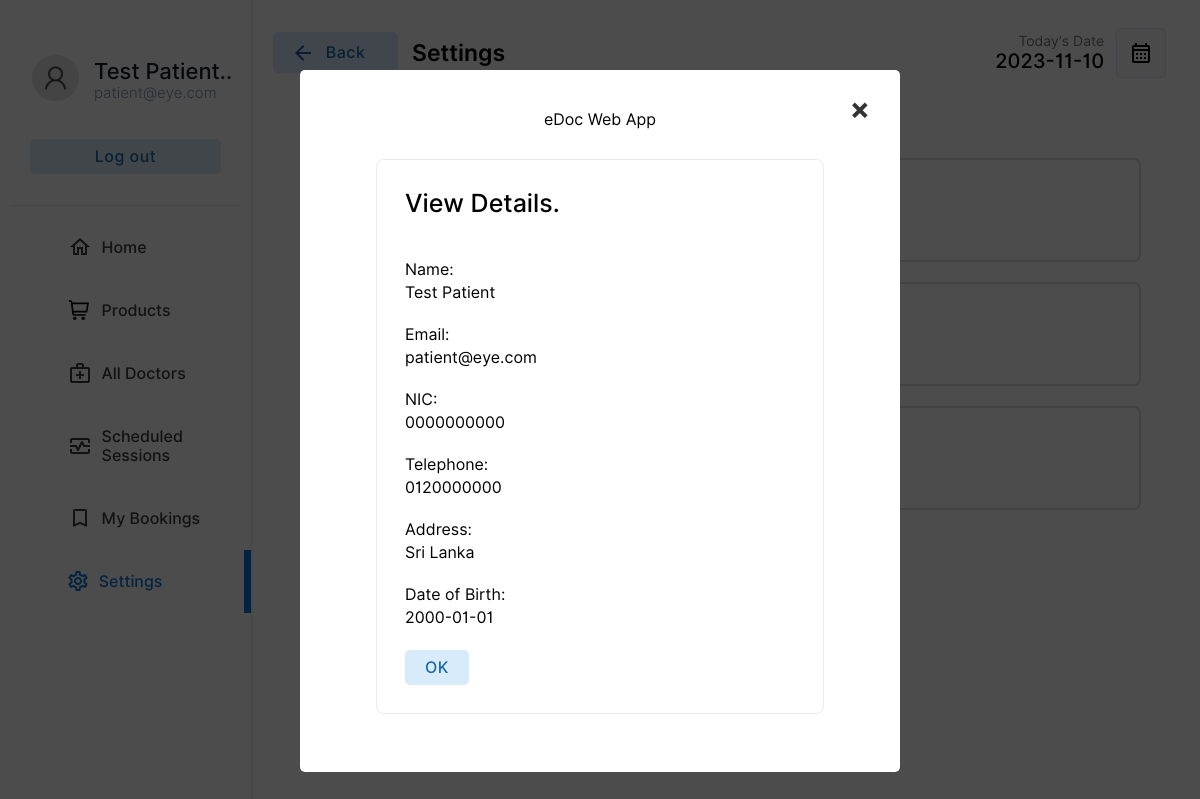
Page /patient/settings.php?action=view&id=1 (signed in) on the committed database.
### tables this page shows
CREATE TABLE `patient` (
  `pid` int(11) NOT NULL,
  `pemail` varchar(55) DEFAULT NULL,
  `pname` varchar(55) DEFAULT NULL,
  `ppassword` varchar(55) DEFAULT NULL,
  `paddress` varchar(255) DEFAULT NULL,
  `pnic` varchar(55) DEFAULT NULL,
  `pdob` date DEFAULT NULL,
  `ptel` varchar(55) DEFAULT NULL
);

### patient/settings.php (the view, shortened to what the rows shown need)
<?php
$useremail = $_SESSION['pemail'];
include("../connection.php");
$userrow = $database->query("select * from patient where pemail='$useremail'");
$userfetch=$userrow->fetch_assoc();
$username=$userfetch["pname"];
?>
<!DOCTYPE html>
<html lang="en">
<head>
    <link rel="stylesheet" href="../css/animations.css">
    <link rel="stylesheet" href="../css/main.css">
    <link rel="stylesheet" href="../css/admin.css">
</head>
<body>
    <div class="container">
        <div class="menu">
            <table class="menu-container" border="0">
                <tr>
                    <td style="padding:10px" colspan="2">
                        <table border="0" class="profile-container">
                            <tr>
                                <td style="padding:0px;margin:0px;">
                                    <p class="profile-title"><?php echo substr($username,0,13)  ?>..</p>
                                    <p class="profile-subtitle"><?php echo substr($useremail,0,22)  ?></p>
                                </td>
                            </tr>
                    </table>
                    </td>
                </tr>
                        <a href="index.php" class="non-style-link-menu "><div><p class="menu-text">Home</p></a></div></a>
                        <a href="products.php" class="non-style-link-menu"><div><p class="menu-text">Products</p></a></div>
    <?php
    if($_GET){
        $id=$_GET["id"];
        $action=$_GET["action"];
        if($action=='drop'){
            $nameget=$_GET["name"];
            echo '
            <div id="popup1" class="overlay">
                    <div class="popup">
                    <center>
                        <h2>Are you sure?</h2>
                        <a class="close" href="settings.php">&times;</a>
                        <div class="content">
                            You want to delete Your Account<br>('.substr($nameget,0,40).').
                        </div>
                        <div style="display: flex;justify-content: center;">
                        <a href="delete-account.php?id='.$id.'" class="non-style-link"><button  class="btn-primary btn"  style="display: flex;justify-content: center;align-items: center;margin:10px;padding:10px;"<font class="tn-in-text">&nbsp;Yes&nbsp;</font></button></a>&nbsp;&nbsp;&nbsp;
                        <a href="settings.php" class="non-style-link"><button  class="btn-primary btn"  style="display: flex;justify-content: center;align-items: center;margin:10px;padding:10px;"><font class="tn-in-text">&nbsp;&nbsp;No&nbsp;&nbsp;</font></button></a>
                        </div>
                    </center>
            </div>
            </div>
            ';
        }elseif($action=='view'){
            $sqlmain= "select * from patient where pid='$id'";
            $result= $database->query($sqlmain);
            $row=$result->fetch_assoc();
            $name=$row["pname"];
            $email=$row["pemail"];
            $address=$row["paddress"];
            $dob=$row["pdob"];
            $nic=$row['pnic'];
            $tele=$row['ptel'];
            echo '
            <div id="popup1" class="overlay">
                    <div class="popup">
                    <center>
                        <a class="close" href="settings.php">&times;</a>
                        <div class="content">
                            eDoc Web App<br>
                        </div>
                        <div style="display: flex;justify-content: center;">
                        <table width="80%" class="sub-table scrolldown add-doc-form-container" border="0">
                            <tr>
                                <td>
                                    <p style="padding: 0;margin: 0;text-align: left;font-size: 25px;font-weight: 500;">View Details.</p><br><br>
                                </td>
                            </tr>
                            <tr>
                                <td class="label-td" colspan="2">
                                    <label for="name" class="form-label">Name: </label>
                                </td>
                            </tr>
                            <tr>
                                <td class="label-td" colspan="2">
                                    '.$name.'<br><br>
                                </td>
                            </tr>
                            <tr>
                                <td class="label-td" colspan="2">
                                    <label for="Email" class="form-label">Email: </label>
                                </td>
                            </tr>
                            <tr>
                                <td class="label-td" colspan="2">
                                '.$email.'<br><br>
                                </td>
                            </tr>
                            <tr>
                                <td class="label-td" colspan="2">
                                    <label for="nic" class="form-label">NIC: </label>
                                </td>
                            </tr>
                            <tr>
                                <td class="label-td" colspan="2">
                                '.$nic.'<br><br>
                                </td>
                            </tr>
                            <tr>
                                <td class="label-td" colspan="2">
                                    <label for="Tele" class="form-label">Telephone: </label>
                                </td>
                            </tr>
                            <tr>
                                <td class="label-td" colspan="2">
                                '.$tele.'<br><br>
                                </td>
                            </tr>
                            <tr>
                                <td class="label-td" colspan="2">
                                    <label for="spec" class="form-label">Address: </label>
                                </td>
                            </tr>
                            <tr>
                            <td class="label-td" colspan="2">
                            '.$address.'<br><br>
                            </td>
                            </tr>
                            <tr>
                                <td class="label-td" colspan="2">
                                    <label for="spec" class="form-label">Date of Birth: </label>
                                </td>
                            </tr>
                            <tr>
                            <td class="label-td" colspan="2">
                            '.$dob.'<br><br>
                            </td>
                            </tr>
                            <tr>
                                <td colspan="2">
                                    <a href="settings.php"><input type="button" value="OK" class="login-btn btn-primary-soft btn" ></a>
                                </td>
                            </tr>
                        </table>
                        </div>
                    </center>
                    <br><br>
            </div>
            </div>
            ';
        }elseif($action=='edit'){
            $sqlmain= "select * from patient where pid='$id'";
            $result= $database->query($sqlmain);
            $row=$result->fetch_assoc();
            $name=$row["pname"];
            $email=$row["pemail"];
            $address=$row["paddress"];
            $nic=$row['pnic'];
            $tele=$row['ptel'];
            $error_1=$_GET["error"];
                $errorlist= array(
                    '1'=>'<label for="promter" class="form-label" style="color:rgb(255, 62, 62);text-align:center;">Already have an account for this Email address.</label>',
                    '2'=>'<label for="promter" class="form-label" style="color:rgb(255, 62, 62);text-align:center;">Password Conformation Error! Reconform Password</label>',
                    '3'=>'<label for="promter" class="form-label" style="color:rgb(255, 62, 62);text-align:center;"></label>',
                    '4'=>"",
                    '0'=>'',
                );
            if($error_1!='4'){
                    echo '
                    <div id="popup1" class="overlay">
                            <div class="popup">
                            <center>
                                <a class="close" href="settings.php">&times;</a>
                                <div style="display: flex;justify-content: center;">
                                <div class="abc">
                                <table width="80%" class="sub-table scrolldown add-doc-form-container" border="0">
                                <tr>
                                        <td class="label-td" colspan="2">'.
                                            $errorlist[$error_1]
                                        .'</td>
                                    </tr>
                                    <tr>
                                        <td>
                                            <p style="padding: 0;margin: 0;text-align: left;font-size: 25px;font-weight: 500;">Edit User Account Details.</p>
                                        User ID : '.$id.' (Auto Generated)<br><br>
                                        </td>
                                    </tr>
                                    <tr>
                                        <td class="label-td" colspan="2">
                                            <form action="edit-user.php" method="POST" class="add-new-form">
                                            <label for="Email" class="form-label">Email: </label>
                                            <input type="hidden" value="'.$id.'" name="id00">
                                        </td>
                                    </tr>
                                    <tr>
                                        <td class="label-td" colspan="2">
                                        <input type="hidden" name="oldemail" value="'.$email.'" >
                                        <input type="email" name="email" class="input-text" placeholder="Email Address" value="'.$email.'" required><br>
                                        </td>
                                    </tr>
                                    <tr>
                                        <td class="label-td" colspan="2">
                                            <label for="name" class="form-label">Name: </label>
                                        </td>
                                    </tr>
                                    <tr>
                                        <td class="label-td" colspan="2">
                                            <input type="text" name="name" class="input-text" placeholder="Doctor Name" value="'.$name.'" required><br>
                                        </td>
                                    </tr>
                                    <tr>
                                        <td class="label-td" colspan="2">
                                            <label for="nic" class="form-label">NIC: </label>
                                        </td>
                                    </tr>
                                    <tr>
                                        <td class="label-td" colspan="2">
                                            <input type="text" name="nic" class="input-text" placeholder="NIC Number" value="'.$nic.'" required><br>
                                        </td>
                                    </tr>
                                    <tr>
                                        <td class="label-td" colspan="2">
                                            <label for="Tele" class="form-label">Telephone: </label>
                                        </td>
                                    </tr>
                                    <tr>
                                        <td class="label-td" colspan="2">
                                            <input type="tel" name="Tele" class="input-text" placeholder="Telephone Number" value="'.$tele.'" required><br>
                                        </td>
                                    </tr>
                                    <tr>
                                        <td class="label-td" colspan="2">
                                            <label for="spec" class="form-label">Address</label>
                                        </td>
                                    </tr>
                                    <tr>
                                        <td class="label-td" colspan="2">
                                        <input type="text" name="address" class="input-text" placeholder="Address" value="'.$address.'" required><br>
                                        </td>
                                    </tr>
                                    <tr>
                                        <td class="label-td" colspan="2">
                                            <label for="password" class="form-label">Password: </label>
                                        </td>
                                    </tr>
                                    <tr>
                                        <td class="label-td" colspan="2">
                                            <input type="password" name="password" class="input-text" placeholder="Defind a Password" required><br>
                                        </td>
                                    </tr><tr>
                                        <td class="label-td" colspan="2">
                                            <label for="cpassword" class="form-label">Conform Password: </label>
                                        </td>
                                    </tr>
                                    <tr>
                                        <td class="label-td" colspan="2">
                                            <input type="password" name="cpassword" class="input-text" placeholder="Conform Password" required><br>
                                        </td>
                                    </tr>
                                    <tr>
                                        <td colspan="2">
                                            <input type="reset" value="Reset" class="login-btn btn-primary-soft btn" >&nbsp;&nbsp;&nbsp;&nbsp;&nbsp;
                                            <input type="submit" value="Save" class="login-btn btn-primary btn">
                                        </td>
                                    </tr>
                                    </form>
                                    </tr>
                                </table>
                                </div>
                                </div>
                            </center>
                            <br><br>
                    </div>
                    </div>
                    ';
        }; }
    }
        ?>
</body>
</html>

### rows in the picture
patient: pname "Test Patient", pemail "patient@eye.com", pnic "0000000000", ptel "0120000000", paddress "Sri Lanka", pdob "2000-01-01"

### other values in the picture
substr($useremail,0,22) "patient@eye.com"
